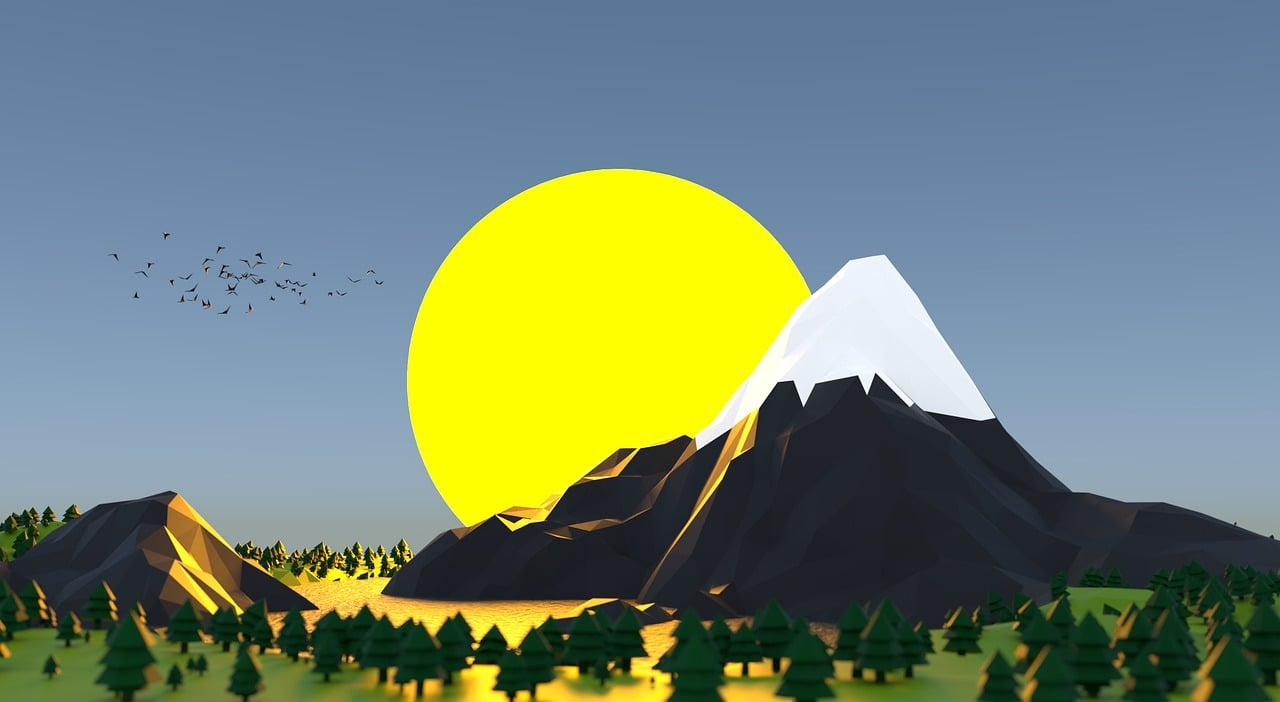
#> input picture Images/mountains.jpg, 1280 x 702 px
$ python main.py
#> lines starting #> are read from the running program, lines starting #| are printed output that depends on the picture
### image_processing.py
import cv2
import numpy as np
import matplotlib.pyplot as plt


# image "manipulation" functions ------------------------------------


# where the imputs are a path to an image
def image_data_extraction(path: str):
    # reading images -> converting to HSV colorspace
    image = cv2.cvtColor(cv2.imread(path) ,cv2.COLOR_BGR2HSV_FULL)

   # vectorized extraction
    data = np.dstack((image[..., 0], image[..., 1], image[..., 2]))

    return data.astype(np.uint8)

# identify recurring HSV values
def recurring_identify(data, data_channel):
    # count occurances of each value in data channel chosen
    channel_counts = np.bincount(data[:, :, data_channel].flatten())

    # This part of the code is commented out but can be useful
    # it returns a sorted dictionary in descending order where
    # the keys are the data_channel values and the values of
    # the dictionary are the number of occurences
    #----------------------------------#
    # create a dictionary from the counts without zeros
    #non_zero_dict = {i: count for i, count in enumerate(channel_counts) if count > 0}

    # sort dictionary by descenting order
    #sorted_dict = dict(sorted(non_zero_dict.items(), key=lambda item: item[1], reverse=True))

    #return sorted_dict
    #----------------------------------#

    # get indices of non zero counts
    non_zero_indices = np.nonzero(channel_counts)[0]

    # sorte indices by count in descending order, most frequent first
    sorted_indices = non_zero_indices[channel_counts[non_zero_indices].argsort()[::-1]]

    # return list of sorted data channel values
    # made into list to facilitate working with dictionary_mapping()
    return list(sorted_indices)

def dictionary_mapping(source_arr, target_arr):
    # initialize mapped dict
    mapped_dict = {}

    # map source to target
    if (len(source_arr) >= len(target_arr)):
        for i in range(0,len(target_arr)):
            mapped_dict[target_arr[i]] = source_arr[i]
        return mapped_dict
    else:
        # mapping based on the length of source arr
        for i in range(0,len(source_arr)):
            mapped_dict[target_arr[i]] = source_arr[i]
        # finishing the rest of the mapping
        # from the remaining index from above to the end or the len of array
        remaining = len(target_arr) - (len(target_arr) - len(source_arr))
        for i in range(len(target_arr) - (len(target_arr) - len(source_arr)), len(target_arr)):
            if (i - remaining == len(target_arr) - (len(target_arr) - len(source_arr))):
                remaining = remaining + len(target_arr) - (len(target_arr) - len(source_arr))

            mapped_dict[target_arr[i]] = source_arr[i - remaining]

        return mapped_dict

def image_data_swap(data, mapped_dictionary, data_channel):
    # Iterate over each element in the data array
    for x in range(len(data)):
        for y in range(len(data[x])):
            # Check if the data at data_channel is in the mapped dictionary
            if data[x][y][data_channel] in mapped_dictionary:
                # Swap the data using the mapped dictionary
                data[x][y][data_channel] = mapped_dictionary[data[x][y][data_channel]]
    return data


# visualize functions ------------------------------------


# [22 lines left out: functions hsv_print, visualize_data, not called in this run]

def hsv_bgr(hsv_image):
    image = cv2.cvtColor(hsv_image, cv2.COLOR_HSV2BGR)
    cv2.imshow('image', image)
    cv2.waitKey(0)


# just storing functions ------------------------------------


# lowkey dont know why i need this, but still kinda cool
# analyse image in chunks to do less operations
# also need to update x and y stuff but nawwwwww
# [26 lines left out: function chunk_analysis, not called in this run]

### main.py
import image_processing as ip
import cv2

source = "./Images/mountains.jpg"
target = "./Images/sheep.jpg"
data_channel = 0

# data channel:
# 2 = Hue
# 3 = Saturation
# 4 = Value

def main(source_path, target_path, data_channel):
    source_data = ip.image_data_extraction(source_path)
#> in image_data_extraction, `image = cv2.cvtColor(cv2.imread(path) ,cv2.COLOR_BGR2HSV_FULL)`: image: shape (702, 1280, 3); mean H, S, V 124, 114.1, 150
    target_data = ip.image_data_extraction(target_path)
#> call 2 of image_data_extraction, with path = './Images/sheep.jpg'
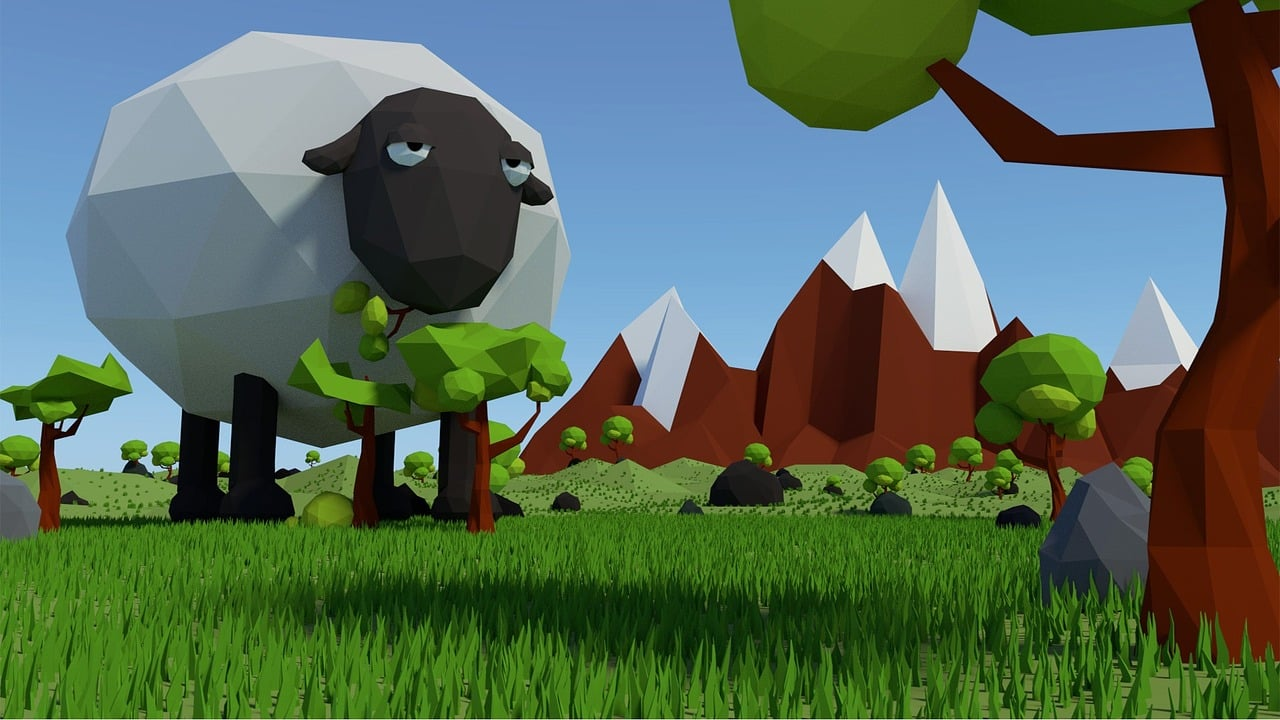
#> input picture Images/sheep.jpg, 1280 x 720 px
#> in image_data_extraction (call 2), `image = cv2.cvtColor(cv2.imread(path) ,cv2.COLOR_BGR2HSV_FULL)`: image: shape (720, 1280, 3); mean H, S, V 91.9, 148.4, 126.4

    source_arr = ip.recurring_identify(source_data, data_channel)
#> in recurring_identify, `channel_counts = np.bincount(data[:, :, data_channel].flatten())`: channel_counts = 255 values, max 352670 at index 150, min 0 at index 1, mean 3523.8
#> in recurring_identify, `non_zero_indices = np.nonzero(channel_counts)[0]`: non_zero_indices = 218 values from 0 to 254
#> in recurring_identify, `sorted_indices = non_zero_indices[channel_counts[non_zero_indices].arg..`: sorted_indices = 218 values, max 254 at index 217, min 0 at index 106, mean 113.6
#> source_arr has the same summary as sorted_indices in recurring_identify
    target_arr = ip.recurring_identify(target_data, data_channel)
#> target_arr = 246 values, max 255 at index 174, min 0 at index 53, mean 124.6

    mapped_dictionary = ip.dictionary_mapping(source_arr, target_arr)
#> after the loop in dictionary_mapping, `for i in range(0,len(source_arr)):`: mapped_dict = 218 items
#> in dictionary_mapping, `remaining = len(target_arr) - (len(target_arr) - len(source_arr))`: remaining = 218
#> the loop in dictionary_mapping, `for i in range(len(target_arr) - (len(target_arr) - len(source_arr)), ..` made 28 passes
#> after the loop in dictionary_mapping, `for i in range(len(target_arr) - (len(target_arr) - len(source_arr)), ..`: mapped_dict = 246 items; remaining = 218
#> mapped_dictionary = 246 items

    new_image = ip.image_data_swap(target_data, mapped_dictionary, data_channel)
#> after the loop in image_data_swap, `for x in range(len(data)):`:
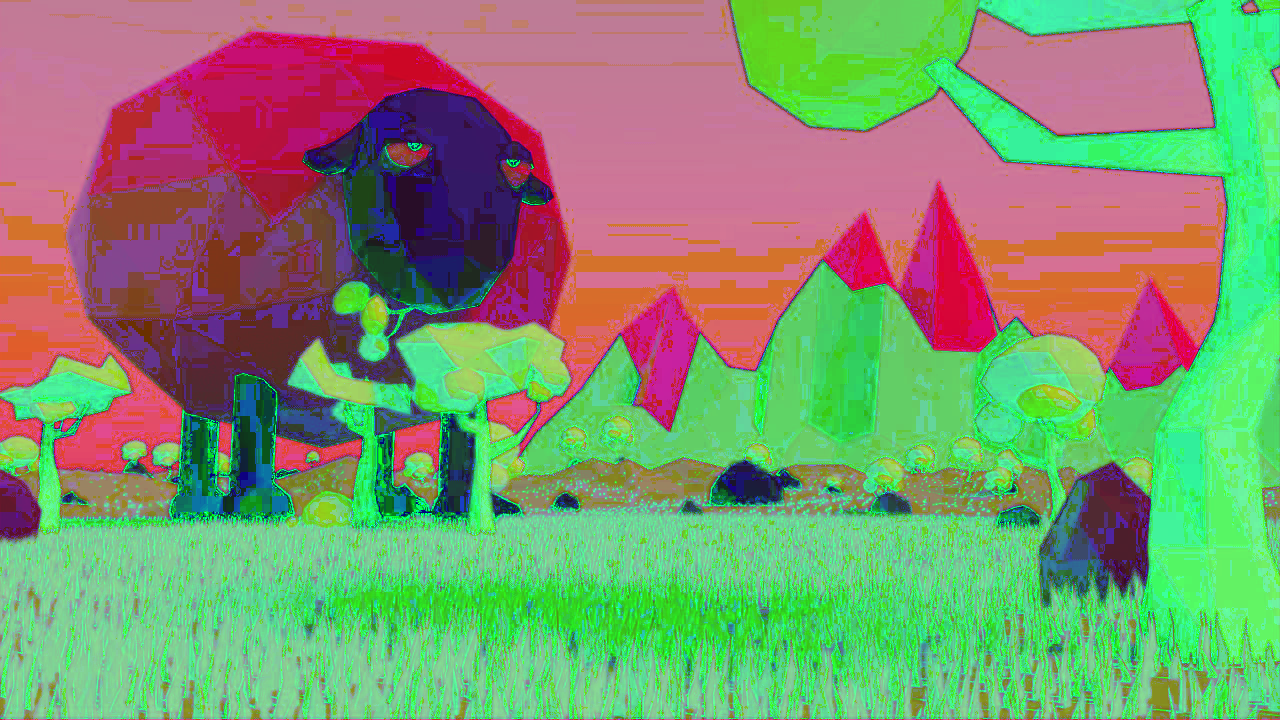
#> data: shape (720, 1280, 3); mean of channels 0, 1, 2 111.6, 148.4, 126.4; drawn as B, G, R

    cv2.imshow('new image', new_image)
    cv2.waitKey(0)

    return new_image

image = main(source, target, data_channel)
ip.hsv_bgr(image)
#> in hsv_bgr, `image = cv2.cvtColor(hsv_image, cv2.COLOR_HSV2BGR)`:
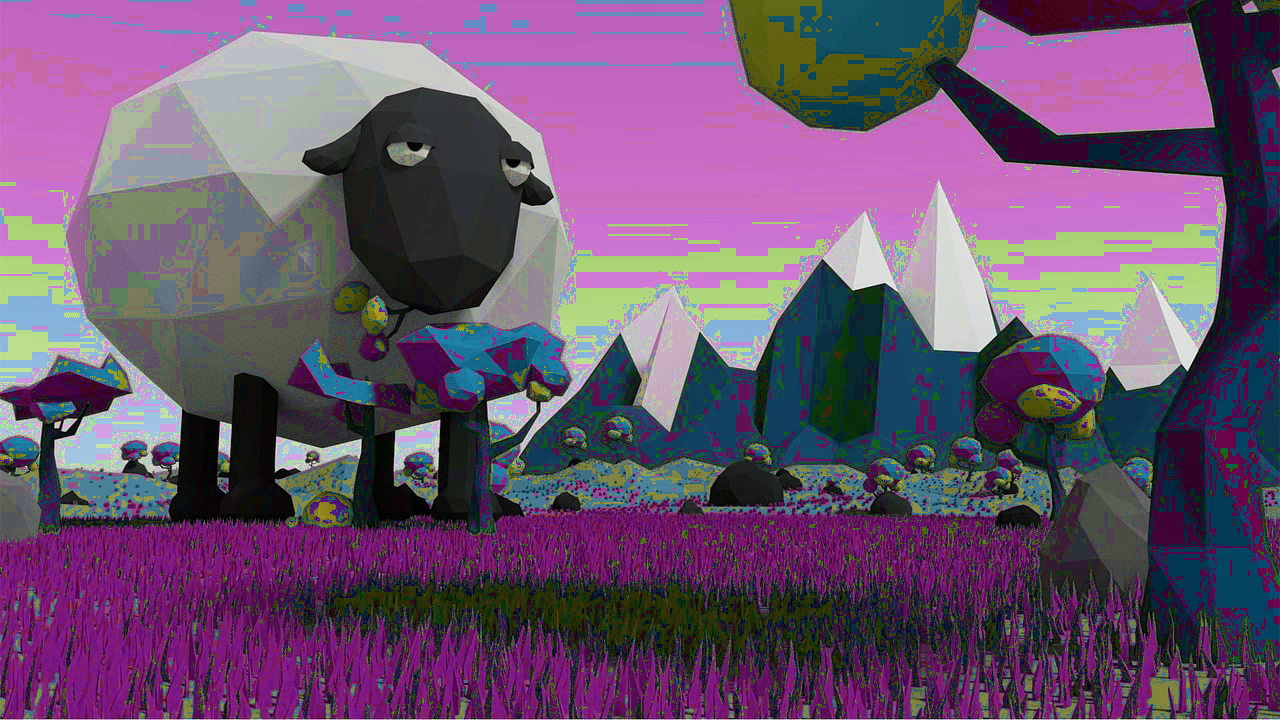
#> image: shape (720, 1280, 3); mean B, G, R 110.7, 81.4, 105.7
#ip.hsv_print(target)
